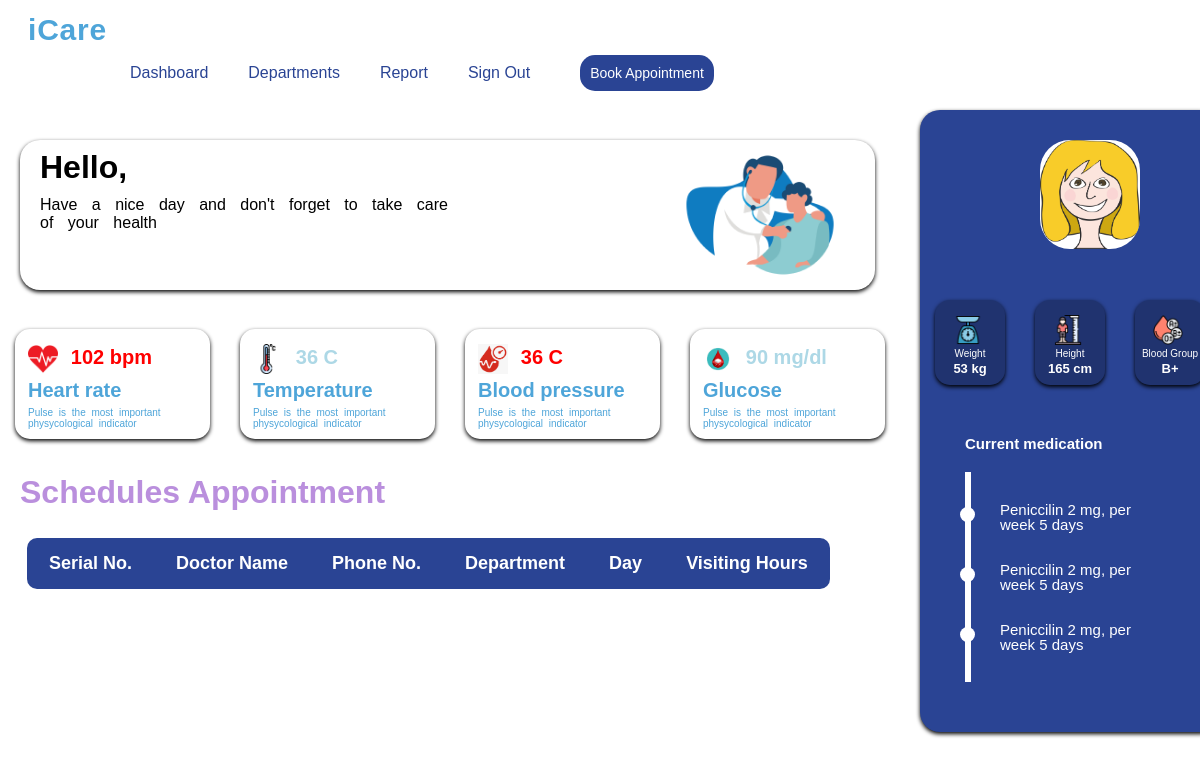
The app's page /index.php?user_phone=2222, older data.
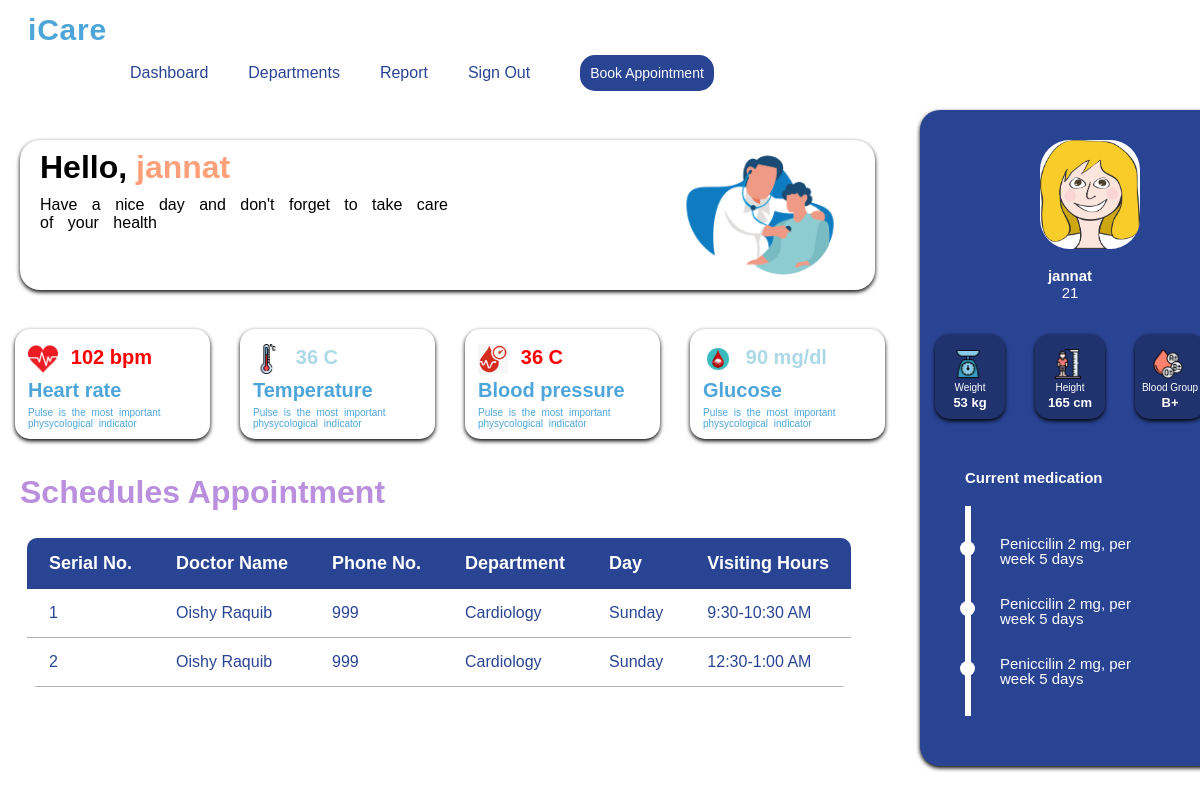
The same page, newer data.
### tables this page shows
CREATE TABLE `patient_details` (
  `pat_name` varchar(50) NOT NULL,
  `pat_age` int(11) NOT NULL,
  `pat_phone` varchar(50) NOT NULL,
  `pat_pass` varchar(50) NOT NULL,
  `pat_gender` varchar(50) NOT NULL,
  `pat_email` varchar(50) NOT NULL
);

CREATE TABLE `appointment_details` (
  `app_day` varchar(9) NOT NULL,
  `app_time` varchar(20) NOT NULL,
  `app_doc_name` varchar(50) NOT NULL,
  `app_doc_phone` varchar(11) NOT NULL,
  `app_doc_dept` varchar(15) NOT NULL,
  `app_problem` varchar(100) NOT NULL,
  `app_pat_phone` varchar(15) NOT NULL,
  `app_pat_name` varchar(100) NOT NULL,
  `app_date` varchar(20) NOT NULL
);

### index.php (the view, shortened to what this page needs)
<?php
if (isset($_GET['user_phone'])) {
  $phone = $_GET['user_phone'];
}
else
 { $phone = $_GET['phone'];}
  $link=mysqli_connect("localhost","root","","hospital");
      $res=mysqli_query($link,"SELECT* FROM patient_details where pat_phone='$phone'");
      $row = mysqli_fetch_assoc($res);
      $name = $row['pat_name'];
      $age = $row['pat_age'];
?>
<!DOCTYPE html>
<html lang="en">
  <head>
    <link rel="stylesheet" href="assets/css/index.css" />
  </head>
  <body>
    <header id="header" class="fixed-top">
        <h1 class="logo me-auto"><a href="index.html">iCare</a></h1>
        <nav id="navbar" class="navbar navbar-light">
          <ul>
            <li><a class="nav-link scrollto" href="index.php?user_phone=<?php echo $_SESSION['user_phone']; ?>">Dashboard</a></li>
            <li><a class="nav-link scrollto" href="department.php?user_phone=<?php echo $_SESSION['user_phone']; ?>">Departments</a></li>
            <li><a class="nav-link scrollto" href="reportlist.php?user_phone=<?php echo $_SESSION['user_phone']; ?>">Report</a></li>
            <li><a class="nav-link scrollto active" href="login.html">Sign Out</a></li>
            <li><a href="department.php?user_phone=<?php echo $_SESSION['user_phone']; ?>" class="appointment-btn scrollto"><span class="d-none d-md-inline">Book </span> Appointment</a></li>
          </ul>
        </nav>
    </header>
    <div class="dash">
      <div class="imp">
          <div class="about">
            <h1>
              Hello,
              <?php
              echo"<h1 class=name>".$name."</h1>";
              ?>
            </h1>
            <br /><br />
            <p>
              Have a nice day and don't forget to take care <br />of your health
            </p>
          </div>
        <br /><br /><br /><br /><br /><br /><br /><br />
        <section class="container">
          <div class="card">
            <p class="lm q"><img src="assets/images/heart_rate.png" alt="" class="v">102 bpm</p>
            <div class="fac">
            <h2>Heart rate</h2>
            <p>Pulse is the most important physycological indicator</p>
          </div>
          </div>
          <div class="card">
            <p class="lm temp"><img src="assets/images/temperature.png" alt=""  class="v">36 C</p>
            <div class="fac">
              <h2>Temperature</h2>
              <p>Pulse is the most important physycological indicator</p>
            </div>
          </div>
          <div class="card">
            <p class="lm q"><img src="assets/images/blood_pressure.png" alt=""  class="v">36 C</p>
            <div class="fac">
              <h2>Blood pressure</h2>
              <p>Pulse is the most important physycological indicator</p>
            </div>
          </div>
          <div class="card">
            <p class="lm temp"><img src="assets/images/glucose.jpg" alt=""  class="v">90 mg/dl</p>
            <div class="fac">
              <h2>Glucose</h2>
              <p>Pulse is the most important physycological indicator</p>
            </div>
          </div>
        </section>
    <h1 class="table-title">Schedules Appointment</h1>
    <table class="contents">
        <thead>
            <tr>
                <th>Serial No.</th>
                <th>Doctor Name</th>
                <th>Phone No.</th>
                <th>Department</th>
                <th>Day</th>
                <th>Visiting Hours</th>
            </tr>
        </thead>
        <?php
        $res = mysqli_query($link, "SELECT * FROM appointment_details WHERE app_pat_phone=$phone");
       echo "<tbody>";
       $count=0;
       while ($row = mysqli_fetch_assoc($res)) {
         $count=$count+1;
         echo  "<tr>
               <td>".$count."</td>
               <td>".$row['app_doc_name'] ."</td>
               <td>".$row['app_doc_phone'] ."</td>
               <td>".$row['app_doc_dept'] ."</td>
               <td>".$row['app_day'] ."</td>
               <td>".$row['app_time'] ."</td>
           </tr>";
       }
        echo "</tbody>";
        ?>
    </table>
      </div>
      <div class="second">
        <img
          src="assets/images/drawing-g91eb3646e_1280.png"
          alt="avatar"
          class="iq"
        />
        <br />
        <?php
        echo"<h2 class='c'>".$name."</h2><p class='c1'>".$age ."</p>"
        ?>
        <br />
        <section class="con">
          <div class="car">
            <p class="lm q"><img src="assets/images/weight.png" alt="" class="v"></p>
            <div class="us">
            <p>Weight</p>
            <h1>53 kg</h1>
           </div>
          </div>
          <div class="car">
            <p class="lm q"><img src="assets/images/height.png" alt="" class="v"></p>
            <div class="us">
              <p>Height</p>
              <h1>165 cm</h1>
             </div>
          </div>
          <div class="car">
            <p class="lm q"><img src="assets/images/blood_type.png" alt="" class="v"></p>
            <div class="us">
              <p>Blood Group</p>
              <h1>B+</h1>
             </div>
          </div>
        </section>
        <h2 class="med">Current medication</h2>
        <div class="line">
          <div class="t l">
              <span></span>
              <div class="b">
                 <P>Peniccilin 2 mg, per week 5 days</P>
              </div>
          </div>
          <div class="t l">
          <span></span>
          <div class="b">
            <P>Peniccilin 2 mg, per week 5 days</P>
          </div>
          </div>
          <div class="t l">
            <span></span>
            <div class="b">
              <P>Peniccilin 2 mg, per week 5 days</P>
            </div>
            </div>
      </div>
      </div>
    </div>
  </body>
</html>

### assets/css/index.css (style rules this page uses)
* { padding: 0; margin:0; font-family:Cambria, Cochin, Georgia, Times, 'Times New Roman', serif; box-sizing: border-box; }
.about { display: block; color: black; line-height: 15px; width: 95%; background-color:white; border-radius: 20px; min-height: 150px; padding: 20px; margin:20px ; box-shadow: 0 2px 4px 0 black; background-image: url(images/vecteezy_illustration-vector-graphic-of-male-doctor-examining-his_10560814-removebg-preview.png); background-size: contain; background-position: right; background-repeat: no-repeat; background-size: 230px; margin-top: 30px; margin-bottom: -120px; }
.about p { margin-top: 1px; line-height: 18px; word-spacing: 10px; }
.about h1 { display: inline; }
.name { color: lightsalmon; display: inline; }
.container { display: flex; justify-content:left; }
.card { background: #fff; width: 200px; height: 110px; margin: 15px; border-radius: 15px; padding: 5px; box-shadow: 0 2px 4px 0 black; }
.dash { display: flex; justify-content:space-between; }
.imp { margin-top: 110px; width: 75%; }
.second { background-color:#2A4494 ; width: 30%; margin-left: 20px; margin-top: 110px; align-items: center; height: 100%; border-radius: 20px; box-shadow: 0 2px 4px 0 black; }
.iq { display: block; width: 100px; background-color: #fff; margin-left: 120px; margin-top: 30px; border-radius: 30px; }
.c { color: white; text-align: center; font-size: 15px; }
.c1 { text-align: center; color: white; font-size: 15px; }
.con { display: flex; justify-content: center; }
.car { color: white; background-color: aqua; background-color: rgba(0, 0, 0, .25); width: 70px; height: 85px; margin: 15px; border-radius: 15px; padding: 5px; box-shadow: 0 2px 4px 0 black; text-align: center; }
.line { position: relative; max-width: 100%; margin: 50px auto; }
.t { padding: 10px 50px; position: relative; width: 100%; margin-top: -30px; }
.b { padding: 20px 30px; background-color:#2A4494; position: relative; color: #fff; font-size: 15px; line-height: 15px; }
.l { left: 0; }
.l span { position: absolute; height: 15px; width: 15px; border-radius: 50%; background: white; float: left; top: 35px; left: 40px; color:#fff; z-index: 10; }
.t::after { content: ''; position: absolute; width: 6px; height: 100%; background-color: white; top: 0; left: 0; margin-left: 45px; }
.med { color: white; margin-left: 45px; margin-top: 35px; font-size: 15px; }
* { margin: 0; padding: 0; box-sizing: border-box; font-family: sans-serif; }
.table-title { margin: 20px; color: rgba(137, 64, 197, 0.589); }
.contents { border-collapse: collapse; margin: 27px; min-width: 500px; border-radius: 10px ; overflow: hidden; color: #2A4494; }
.contents thead tr { font-size: 18px; background-color: #2A4494; color: white; text-align: left; }
.contents th, .contents td { padding: 15px 22px; }
.contents tbody tr { border-bottom: 1px solid rgba(0,0,0,.3); }
.v { width: 30px; height: 30px; margin-right: .8rem; object-fit: cover; object-position: center; vertical-align: middle; margin-left: 8px; }
.lm { font-weight: bold; font-size: 20px; padding-top: 10px; }
.q { color: red; }
.temp { color:lightblue; }
.fac p { font-size: 10px; word-spacing: 3px; margin-top: 5px; }
.fac h2 { font-size: 20px; margin-top: 5px; }
.fac { margin-left:8px ; }
.us p { margin-top: 3px; font-size: 10px; }
.us h1 { font-size: 13px; margin-top: 2px; }
body { font-family: "Open Sans", sans-serif; color: #4EA5D9; }
a { color: #2A4494; text-decoration: none; }
h1, h2, h3, h4, h5, h6 { font-family: "Raleway", sans-serif; }
#header { background: #fff; position: fixed; overflow: hidden; top: 0; width: 100%; height: 100px; }
#header .logo { font-size: 30px; padding-left: 10px; padding-top: 20px; line-height: 1; font-weight: 700; letter-spacing: 0.8px; font-family: "Poppins", sans-serif; position: relative; margin-top: -5px; margin-left: 18px; }
#header .logo a { color: #4EA5D9; text-decoration: none; }
.appointment-btn { margin-left: 10px; padding: 10px; background: #2A4494; color: #fff; border-radius: 15px; text-decoration: none; font-size: 14px; display: inline-block; }
.navbar ul { margin: 0; padding-left: 100px; display: flex; list-style: none; align-items: center; background-color: white; position: fixed; overflow: hidden; width: 100%; }
.navbar { margin-left: 20px; }
.navbar li { margin-top: 10px; position: relative; padding-right: 30px; padding-left: 10px; color: #006efd; }

Row changes from the older to the newer data that the page shows:
added patient_details: pat_name "jannat", pat_age "21"
added appointment_details: app_doc_name "Oishy Raquib", app_doc_phone "999", app_doc_dept "Cardiology", app_day "Sunday", app_time "9:30-10:30 AM"
added appointment_details: app_doc_name "Oishy Raquib", app_doc_phone "999", app_doc_dept "Cardiology", app_day "Sunday", app_time "12:30-1:00 AM"
